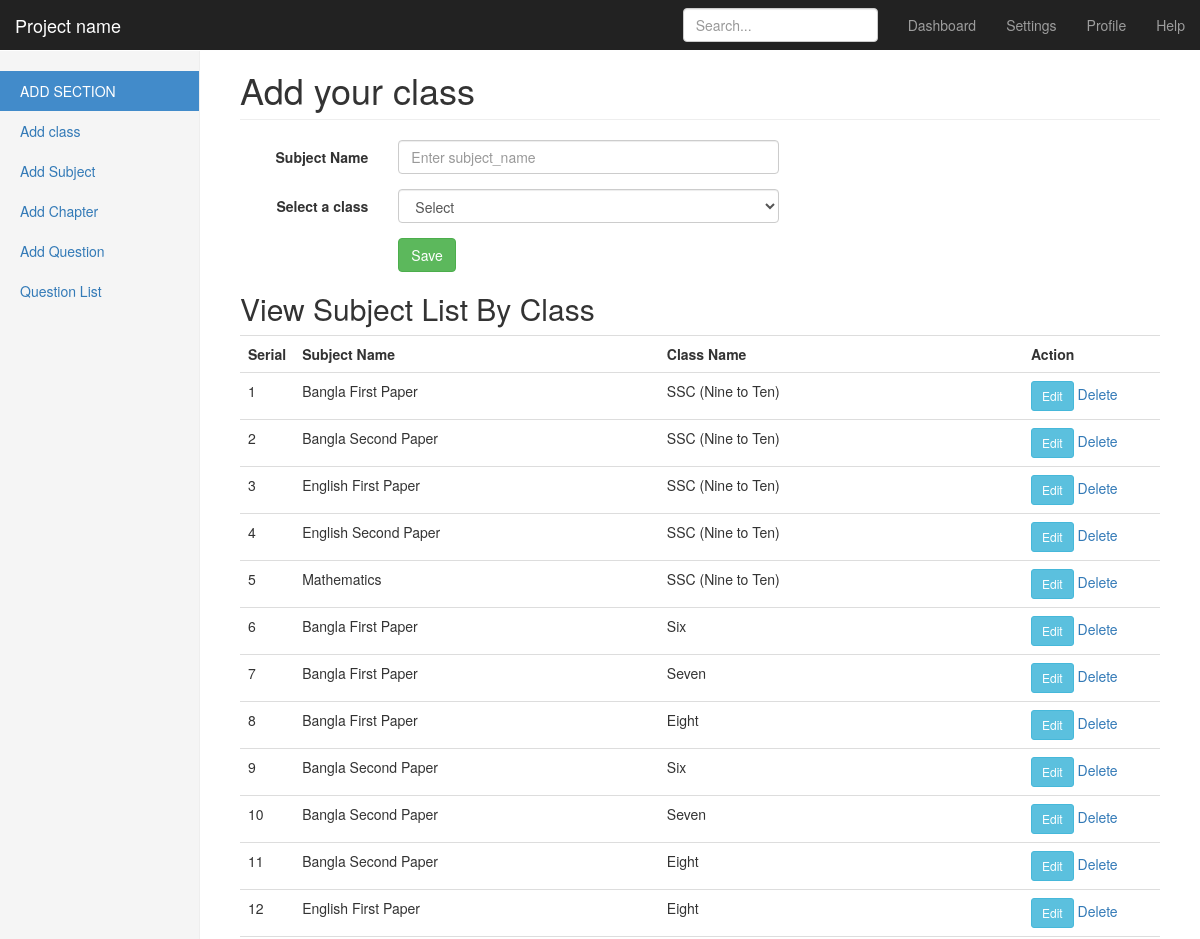
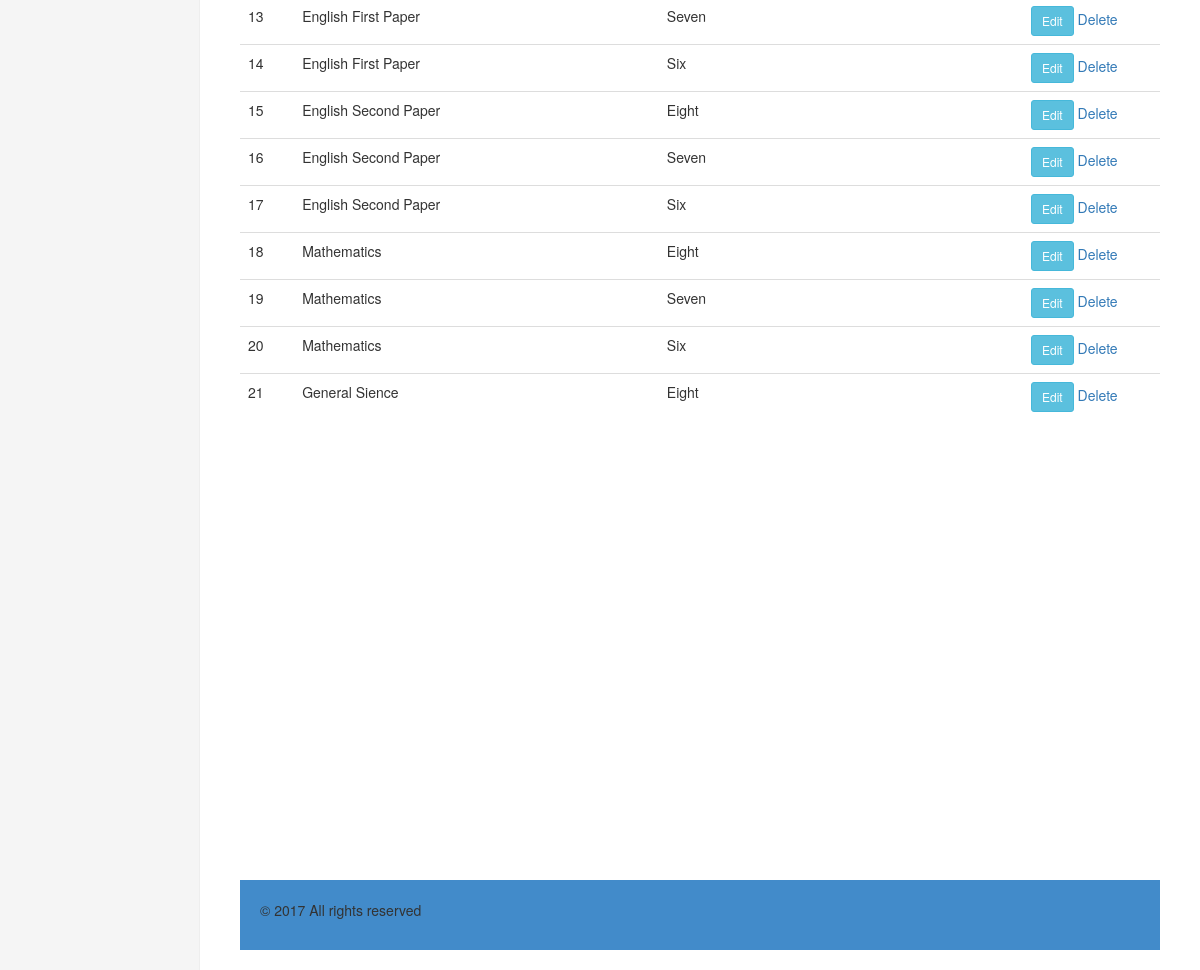
The app's page /OnlineExam/admin/add_subject.php with its own data (2 pictures, top to bottom).
### tables this page shows
CREATE TABLE `tbl_subject` (
  `subject_id` int(11) NOT NULL,
  `subject_name` varchar(100) NOT NULL,
  `class_id` int(11) NOT NULL
);

CREATE TABLE `tbl_class` (
  `class_id` int(11) NOT NULL,
  `class_name` varchar(100) NOT NULL
);

### OnlineExam/admin/add_subject.php (the view, shortened to what this page needs)
<?php require_once 'header.php'; ?>
<?php require_once 'config.php'; ?>
          <h1 class="page-header">Add your class</h1>
          <form action="" method="post" class="form-horizontal" role="form">
			  <div class="form-group">
			    <label class="control-label col-sm-2" for="subject_name">Subject Name</label>
			    <div class="col-sm-10">
			      <input type="name" class="form-control" name="subject_name" id="subject_name" placeholder="Enter subject_name">
			    </div>
			  </div>
			  <div class="form-group">
			    <label class="control-label col-sm-2">Select a class</label>
			    <div class="col-sm-10">
			      <select name="class_id"  class="form-control">
                    <option value="" selected>Select</option>
                     <?php
    $statement = $db->prepare("SELECT * FROM tbl_class ORDER BY class_name ASC");
    $statement->execute();
    $result = $statement->fetchAll(PDO::FETCH_ASSOC);
    foreach ($result as $row)
    {
    	$class_name = $row['class_name'];
    ?>
    <?php
          }
    	?>
              </select>
			    </div>
			  </div>
			  <div class="form-group">
			    <div class="col-sm-offset-2 col-sm-10">
			      <button type="submit" class="btn btn-success btn-large" name="submitForm" >Save</button>
			    </div>
			  </div>
			</form>
<h2>View Subject List By Class</h2>
<table class="table" width="100%">
	<tr>
		<th width="5%">Serial</th>
		<th width="40%">Subject Name</th>
		<th width="40%">Class Name</th>
		<th width="15%">Action</th>
	</tr>
	<?php
	$i=0;
	$statement = $db->prepare("SELECT * FROM tbl_subject");
	$statement->execute();
	$result = $statement->fetchAll(PDO::FETCH_ASSOC);
	foreach($result as $row)
	{
		$i++;
    $statement1 = $db->prepare("SELECT * FROM tbl_class WHERE class_id=?");
	$statement1->execute(array($row['class_id']));
	$result1 = $statement1->fetchAll(PDO::FETCH_ASSOC);
	foreach($result1 as $row1)
	{
          $class_name = $row1['class_name'];
	}
		?>
		<tr>
		<td><?php echo $i; ?></td>
		<td><?php echo $row['subject_name']; ?></td>
		<td><?php echo $class_name; ?></td>
		<td>
			<button type="button" class="btn btn-info btn-sm" data-toggle="modal" data-target="#editModal<?= $row['subject_id']?>">Edit</button>
			<a onclick='return confirmDelete();' href="add_subject.php?id=<?php echo $row['subject_id']; ?>">Delete</a>
			</td>
		</tr>
		<?php
	}
	?>
</table>
<?php require_once 'footer.php'; ?>

### OnlineExam/admin/assets/dashboard.css (style rules this page uses)
body { padding-top: 50px; }
.main .page-header { margin-top: 0; }
.form-control { width: 50%; }

### records on screen
tbl_subject: subject_name "Bangla First Paper", class.class_name "SSC (Nine to Ten)"
tbl_subject: subject_name "Bangla Second Paper", class.class_name "SSC (Nine to Ten)"
tbl_subject: subject_name "English First Paper", class.class_name "SSC (Nine to Ten)"
tbl_subject: subject_name "English Second Paper", class.class_name "SSC (Nine to Ten)"
tbl_subject: subject_name "Mathematics", class.class_name "SSC (Nine to Ten)"
tbl_subject: subject_name "Bangla First Paper", class.class_name "Six"
tbl_subject: subject_name "Bangla First Paper", class.class_name "Seven"
tbl_subject: subject_name "Bangla First Paper", class.class_name "Eight"
tbl_subject: subject_name "Bangla Second Paper", class.class_name "Six"
tbl_subject: subject_name "Bangla Second Paper", class.class_name "Seven"
tbl_subject: subject_name "Bangla Second Paper", class.class_name "Eight"
tbl_subject: subject_name "English First Paper", class.class_name "Eight"
tbl_subject: subject_name "English First Paper", class.class_name "Seven"
tbl_subject: subject_name "English First Paper", class.class_name "Six"
tbl_subject: subject_name "English Second Paper", class.class_name "Eight"
tbl_subject: subject_name "English Second Paper", class.class_name "Seven"
tbl_subject: subject_name "English Second Paper", class.class_name "Six"
tbl_subject: subject_name "Mathematics", class.class_name "Eight"
tbl_subject: subject_name "Mathematics", class.class_name "Seven"
tbl_subject: subject_name "Mathematics", class.class_name "Six"
tbl_subject: subject_name "General Sience", class.class_name "Eight"
